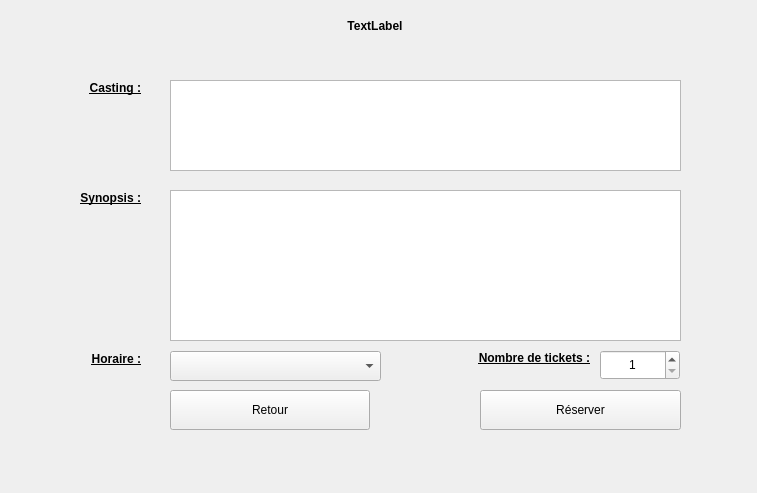
<?xml version="1.0" encoding="UTF-8"?>
<ui version="4.0">
 <class>DetailForm</class>
 <widget class="QWidget" name="DetailForm">
  <property name="geometry">
   <rect>
    <x>0</x>
    <y>0</y>
    <width>757</width>
    <height>493</height>
   </rect>
  </property>
  <property name="windowTitle">
   <string>Form</string>
  </property>
  <widget class="QPushButton" name="btn_back">
   <property name="geometry">
    <rect>
     <x>170</x>
     <y>390</y>
     <width>200</width>
     <height>40</height>
    </rect>
   </property>
   <property name="text">
    <string>Retour</string>
   </property>
  </widget>
  <widget class="QLabel" name="labelTitle">
   <property name="geometry">
    <rect>
     <x>0</x>
     <y>10</y>
     <width>750</width>
     <height>31</height>
    </rect>
   </property>
   <property name="font">
    <font>
     <weight>75</weight>
     <bold>true</bold>
    </font>
   </property>
   <property name="layoutDirection">
    <enum>Qt::LeftToRight</enum>
   </property>
   <property name="autoFillBackground">
    <bool>false</bool>
   </property>
   <property name="text">
    <string>TextLabel</string>
   </property>
   <property name="textFormat">
    <enum>Qt::AutoText</enum>
   </property>
   <property name="alignment">
    <set>Qt::AlignCenter</set>
   </property>
  </widget>
  <widget class="QLabel" name="lblSynopsis">
   <property name="geometry">
    <rect>
     <x>50</x>
     <y>190</y>
     <width>91</width>
     <height>16</height>
    </rect>
   </property>
   <property name="font">
    <font>
     <weight>75</weight>
     <bold>true</bold>
     <underline>true</underline>
    </font>
   </property>
   <property name="text">
    <string>Synopsis :</string>
   </property>
   <property name="alignment">
    <set>Qt::AlignRight|Qt::AlignTrailing|Qt::AlignVCenter</set>
   </property>
  </widget>
  <widget class="QComboBox" name="comboBox">
   <property name="geometry">
    <rect>
     <x>170</x>
     <y>351</y>
     <width>211</width>
     <height>30</height>
    </rect>
   </property>
  </widget>
  <widget class="QLabel" name="lblHoraire">
   <property name="geometry">
    <rect>
     <x>60</x>
     <y>351</y>
     <width>81</width>
     <height>16</height>
    </rect>
   </property>
   <property name="font">
    <font>
     <weight>75</weight>
     <bold>true</bold>
     <underline>true</underline>
    </font>
   </property>
   <property name="text">
    <string>Horaire :</string>
   </property>
   <property name="alignment">
    <set>Qt::AlignRight|Qt::AlignTrailing|Qt::AlignVCenter</set>
   </property>
  </widget>
  <widget class="QPushButton" name="btnReserver">
   <property name="geometry">
    <rect>
     <x>480</x>
     <y>390</y>
     <width>201</width>
     <height>40</height>
    </rect>
   </property>
   <property name="text">
    <string>Réserver</string>
   </property>
  </widget>
  <widget class="QLabel" name="labelCasting">
   <property name="geometry">
    <rect>
     <x>50</x>
     <y>80</y>
     <width>91</width>
     <height>16</height>
    </rect>
   </property>
   <property name="font">
    <font>
     <weight>75</weight>
     <bold>true</bold>
     <underline>true</underline>
    </font>
   </property>
   <property name="text">
    <string>Casting :</string>
   </property>
   <property name="alignment">
    <set>Qt::AlignRight|Qt::AlignTrailing|Qt::AlignVCenter</set>
   </property>
  </widget>
  <widget class="QTextEdit" name="textEdit">
   <property name="geometry">
    <rect>
     <x>170</x>
     <y>80</y>
     <width>511</width>
     <height>91</height>
    </rect>
   </property>
   <property name="cursor" stdset="0">
    <cursorShape>IBeamCursor</cursorShape>
   </property>
   <property name="frameShadow">
    <enum>QFrame::Raised</enum>
   </property>
   <property name="readOnly">
    <bool>true</bool>
   </property>
  </widget>
  <widget class="QTextEdit" name="textSynopsis">
   <property name="geometry">
    <rect>
     <x>170</x>
     <y>190</y>
     <width>511</width>
     <height>151</height>
    </rect>
   </property>
   <property name="frameShadow">
    <enum>QFrame::Raised</enum>
   </property>
   <property name="readOnly">
    <bool>true</bool>
   </property>
   <property name="html">
    <string>&lt;!DOCTYPE HTML PUBLIC &quot;-//W3C//DTD HTML 4.0//EN&quot; &quot;http://www.w3.org/TR/REC-html40/strict.dtd&quot;&gt;
&lt;html&gt;&lt;head&gt;&lt;meta name=&quot;qrichtext&quot; content=&quot;1&quot; /&gt;&lt;style type=&quot;text/css&quot;&gt;
p, li { white-space: pre-wrap; }
&lt;/style&gt;&lt;/head&gt;&lt;body style=&quot; font-family:'DejaVu Sans'; font-size:9pt; font-weight:400; font-style:normal;&quot;&gt;
&lt;p style=&quot;-qt-paragraph-type:empty; margin-top:0px; margin-bottom:0px; margin-left:0px; margin-right:0px; -qt-block-indent:0; text-indent:0px;&quot;&gt;&lt;/p&gt;&lt;/body&gt;&lt;/html&gt;</string>
   </property>
  </widget>
  <widget class="QLabel" name="nbrlabel">
   <property name="geometry">
    <rect>
     <x>450</x>
     <y>350</y>
     <width>140</width>
     <height>16</height>
    </rect>
   </property>
   <property name="font">
    <font>
     <weight>75</weight>
     <bold>true</bold>
     <underline>true</underline>
    </font>
   </property>
   <property name="text">
    <string>Nombre de tickets :</string>
   </property>
   <property name="alignment">
    <set>Qt::AlignRight|Qt::AlignTrailing|Qt::AlignVCenter</set>
   </property>
  </widget>
  <widget class="QSpinBox" name="spinBox">
   <property name="geometry">
    <rect>
     <x>600</x>
     <y>350</y>
     <width>80</width>
     <height>30</height>
    </rect>
   </property>
   <property name="alignment">
    <set>Qt::AlignCenter</set>
   </property>
   <property name="minimum">
    <number>1</number>
   </property>
  </widget>
 </widget>
 <resources/>
 <connections/>
</ui>
